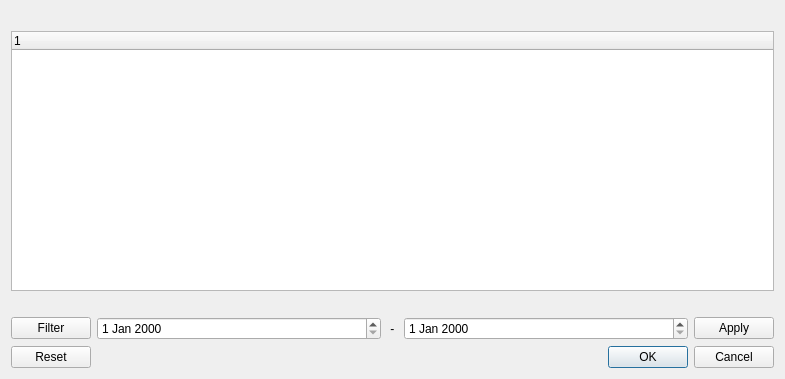
<?xml version="1.0" encoding="UTF-8"?>
<ui version="4.0">
 <class>DataBrokerLoadDialog</class>
 <widget class="QDialog" name="DataBrokerLoadDialog">
  <property name="geometry">
   <rect>
    <x>0</x>
    <y>0</y>
    <width>785</width>
    <height>379</height>
   </rect>
  </property>
  <property name="windowTitle">
   <string>Import from DataBroker</string>
  </property>
  <layout class="QVBoxLayout" name="verticalLayout">
   <item>
    <widget class="QLabel" name="label">
     <property name="text">
      <string/>
     </property>
    </widget>
   </item>
   <item>
    <widget class="QTreeWidget" name="treeWidget">
     <column>
      <property name="text">
       <string notr="true">1</string>
      </property>
     </column>
    </widget>
   </item>
   <item>
    <widget class="QLabel" name="errorLabel">
     <property name="styleSheet">
      <string notr="true">color:red</string>
     </property>
     <property name="text">
      <string/>
     </property>
    </widget>
   </item>
   <item>
    <layout class="QHBoxLayout" name="filterLayout">
     <item>
      <widget class="QPushButton" name="filterButton">
       <property name="sizePolicy">
        <sizepolicy hsizetype="Fixed" vsizetype="Fixed">
         <horstretch>0</horstretch>
         <verstretch>0</verstretch>
        </sizepolicy>
       </property>
       <property name="text">
        <string>Filter</string>
       </property>
       <property name="checkable">
        <bool>true</bool>
       </property>
       <property name="flat">
        <bool>false</bool>
       </property>
      </widget>
     </item>
     <item>
      <widget class="QDateEdit" name="fromDateEdit"/>
     </item>
     <item>
      <widget class="QLabel" name="label_2">
       <property name="sizePolicy">
        <sizepolicy hsizetype="Fixed" vsizetype="Preferred">
         <horstretch>0</horstretch>
         <verstretch>0</verstretch>
        </sizepolicy>
       </property>
       <property name="text">
        <string> - </string>
       </property>
      </widget>
     </item>
     <item>
      <widget class="QDateEdit" name="toDateEdit"/>
     </item>
     <item>
      <widget class="QPushButton" name="applyFilterButton">
       <property name="sizePolicy">
        <sizepolicy hsizetype="Fixed" vsizetype="Fixed">
         <horstretch>0</horstretch>
         <verstretch>0</verstretch>
        </sizepolicy>
       </property>
       <property name="text">
        <string>Apply</string>
       </property>
      </widget>
     </item>
    </layout>
   </item>
   <item>
    <widget class="QDialogButtonBox" name="buttonBox">
     <property name="orientation">
      <enum>Qt::Horizontal</enum>
     </property>
     <property name="standardButtons">
      <set>QDialogButtonBox::Cancel|QDialogButtonBox::Ok|QDialogButtonBox::Reset</set>
     </property>
    </widget>
   </item>
  </layout>
 </widget>
 <resources/>
 <connections>
  <connection>
   <sender>buttonBox</sender>
   <signal>accepted()</signal>
   <receiver>DataBrokerLoadDialog</receiver>
   <slot>accept()</slot>
   <hints>
    <hint type="sourcelabel">
     <x>248</x>
     <y>254</y>
    </hint>
    <hint type="destinationlabel">
     <x>157</x>
     <y>274</y>
    </hint>
   </hints>
  </connection>
  <connection>
   <sender>buttonBox</sender>
   <signal>rejected()</signal>
   <receiver>DataBrokerLoadDialog</receiver>
   <slot>reject()</slot>
   <hints>
    <hint type="sourcelabel">
     <x>316</x>
     <y>260</y>
    </hint>
    <hint type="destinationlabel">
     <x>286</x>
     <y>274</y>
    </hint>
   </hints>
  </connection>
 </connections>
</ui>
